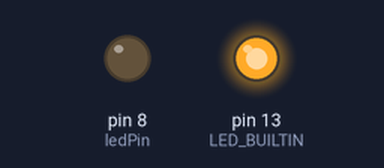
The sketch below on a simulated Arduino Uno, built with avr-gcc and run on an emulated ATmega328P. Parts: output pins drawn as LEDs (lit = HIGH).

Above: at 0.5 s.
At 4.1 s:
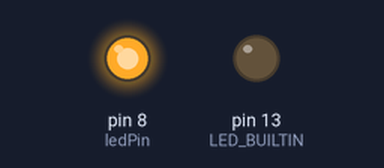
At 8.9 s:
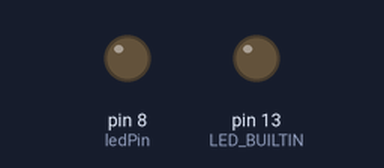
Timing chart, 0 to 13.3 s (numbered marks = the images above):
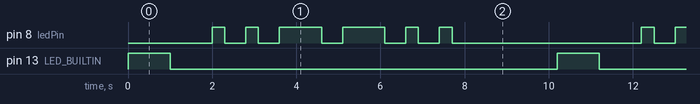

Measured:
- by itself, pin 13 (LED_BUILTIN): alternates HIGH for 1.0 s and LOW for 9.2 s
- by itself, pin 8 (ledPin): repeats every 10.2 s: LOW 0.50 s, HIGH 0.30 s, 2 × (LOW 0.50 s, HIGH 1.0 s), 2 × (LOW 0.50 s, HIGH 0.30 s), LOW 4.5 s, HIGH 0.30 s
- by itself, everything shown: repeats every 10.2 s, in 14 steps

The sketch:

SOS.ino
```cpp
int ledPin = 8;
int shortTimeOn = 300;
int longTimeOn = 1000;
int timeOff = 500;

void setup() {
  pinMode(ledPin, OUTPUT);
  pinMode(LED_BUILTIN, OUTPUT);
}

void loop() {
    blinkLed(LED_BUILTIN, 1000, 1000);
    SOS();
}


void SOS() {
  // Loops 3 times short blink
  for (int t = 0; t < 2; t++) {
    blinkLed(ledPin, shortTimeOn, timeOff);
  }
  // Loops 3 times long blink
  for (int t = 0; t < 2; t++) {
    blinkLed(ledPin, longTimeOn, timeOff);
  }
  // Loops 3 times short blink
  for (int t = 0; t < 2; t++) {
    blinkLed(ledPin, shortTimeOn, timeOff);
  }
  delay(2000);
}

void blinkLed(int ledPin, int firstDelay, int secondDelay) {
  digitalWrite(ledPin, HIGH);
  delay(firstDelay);
  digitalWrite(ledPin, LOW);
  delay(secondDelay);
}
```
